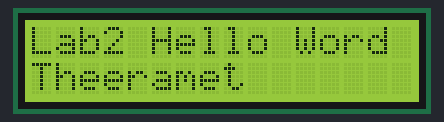
Simulated run of this sketch. Board: Arduino Uno, built with avr-gcc and run on an emulated ATmega328P. Shown: 16×2 character LCD.

Above: at 0.1 s.
At 2.2 s:
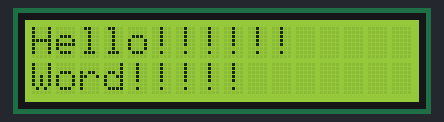

The sketch:

LAB2_LCD_Hello_Word.ino
```cpp
#include <Wire.h>
#include <LiquidCrystal_I2C.h>

LiquidCrystal_I2C lcd(0x27, 16, 2); // ที่อยู่ I2C ส่วนใหญ่คือ 0x27

void setup() {
    lcd.init();
    lcd.backlight();
    lcd.clear();

    lcd.setCursor(0, 0);
    lcd.print("Lab2 Hello Word");
    lcd.setCursor(0, 1);
    lcd.print("Theeramet");
    delay(2000) ;
    lcd.clear();

}

void loop() {


    lcd.setCursor(0, 0);
    lcd.print("Hello!!!!!!");
    lcd.setCursor(0, 1);
    lcd.print("Word!!!!!");
}
```
